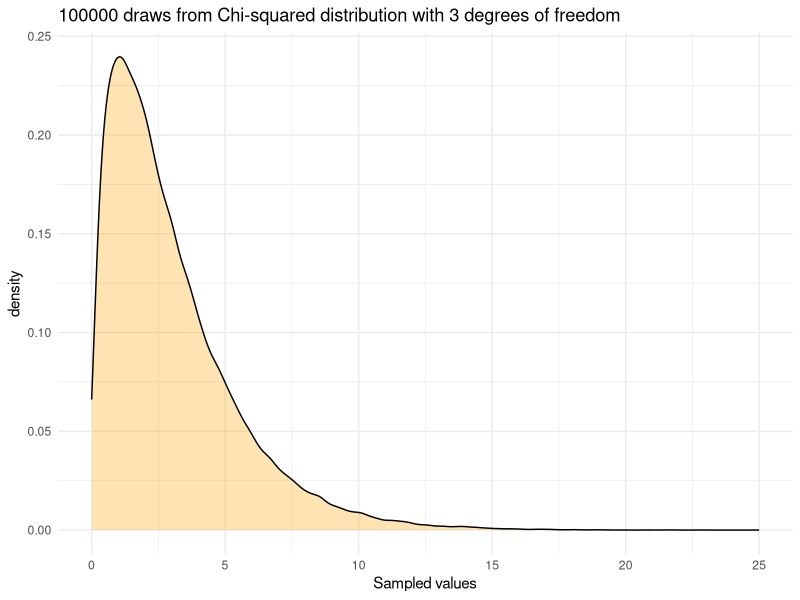
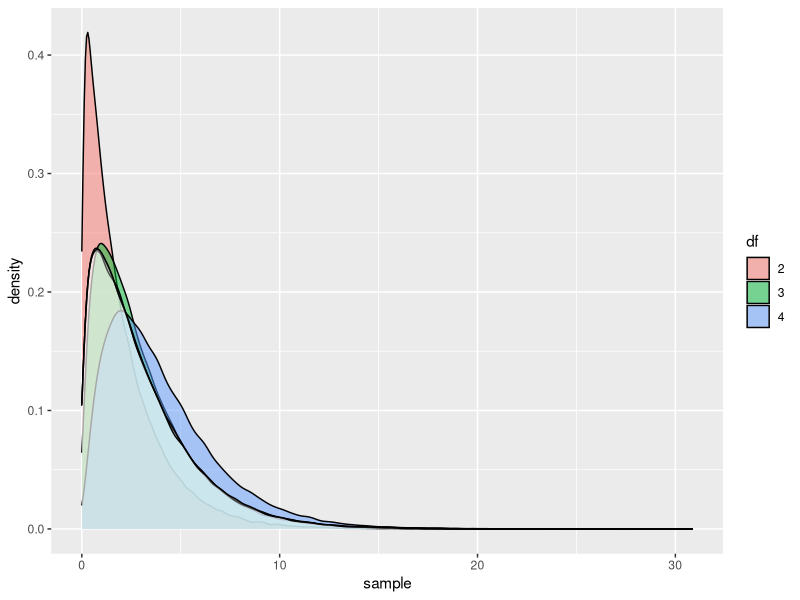

These charts were generated, in order, by the following R code:
## ---- chunk 1
knitr::opts_chunk$set(echo = TRUE)
library(tidyverse)
## ---- chunk 2
# SOLUTION
a <- 7:70
b <- runif(60)
c <- rep("x", 1980)
angelou_quote <- c("nothing", "will", "work", "unless", "you", "do")
e <- rnorm(1e4)
f <- seq(0, 20, by = 2) #  f <- 0:10 * 2
## ---- chunk 3
(coin_flips <- sample(c("Heads", "Tails"), 10, replace = TRUE))
## ---- chunk 4
    # SOLUTION: the default is replace = FALSE which means we would need at least
    # 100 numbers to get a sample of size 100.
    die_rolls <- sample(c(1, 2, 3, 4, 5, 6), 100, replace = TRUE)
## ---- chunk 5
    # SOLUTION
    ten_flips <- sample(0:1, 10, replace = TRUE)
    thousand_flips <- sample(0:1, 1000, replace = TRUE)
    million_flips <- sample(0:1, 1e6, replace = TRUE)
## ---- chunk 6
    # SOLUTION
    n_heads <- sum(ten_flips)
    n_flips <- length(ten_flips)
    p_hat_ten <- n_heads / n_flips
    
## ---- chunk 7
    # Solution: example 
    p_hat_ten <- mean(ten_flips)
## ---- chunk 8

set.seed(11300)
tibble(sampled_value = rchisq(1e5, 3)) %>%
  ggplot(aes(x = sampled_value)) +
  geom_density(fill = "orange", alpha = .3) +
  theme_minimal() +
  labs(x = "Sampled values", title = "100000 draws from Chi-squared distribution with 3 degrees of freedom")
## ---- chunk 9
    # SOLUTION
    # fill in the ... with appropriate code.
    x <- rchisq(100000, 3)
    
    # this one should be straight forward! 
    # (See what we did with coin flips)
    x_bar <- mean(x)
    n <-  length(x)
    # The formula in R will be exactly the same as the 
    # fomula in math thanks to vectorization!
    # If you aren't sure the code will work the way you want
    # try with a simpler x. x <- c(1, 0, 1, 1)
    var_x <- sum((x - x_bar)^2) / (n - 1)
    var_x
## ---- chunk 10
    # Solution
    sqrt(var_x)
## ---- chunk 11
    # Solution
    var(x)
    sd(x)
## ---- chunk 12
    # Solution
    tibble(x = rchisq(100000, 3) ) %>% 
      summarize(mean = mean(x),
                variance = var(x),
                `standard deviation` = sd(x))
## ---- chunk 13
    # Solution
    tibble(x = rchisq(100000, 3) ) %>% 
      mutate(mean = mean(x),
                variance = var(x),
                `standard deviation` = sd(x)) %>%
      head()
## ---- chunk 14
    
    # I parameterize the number of draws so it's easy to experiment
    # with different values.
    B <- 1e5
    
    chi_sq_samples <-
     tibble(x = c(rchisq(B, 1) + rchisq(B, 1), 
                  rchisq(B, 3), 
                  rchisq(B, 4)),
            df = rep(c("2", "3", "4"), each = B)) 
    
    mixed_chi_sq_samples <-
        chi_sq_samples %>%
            mutate(df = rep(c("2", "3", "4"), B)) 
    
    
    
    chi_sq_samples %>%
      ggplot(aes(x = x, group = df, fill = df)) +
      geom_density( alpha = .5) + 
      geom_density(data = mixed_chi_sq_samples, 
                   fill = "white", alpha = .3) +
      labs(fill = "df", x = "sample")
      
